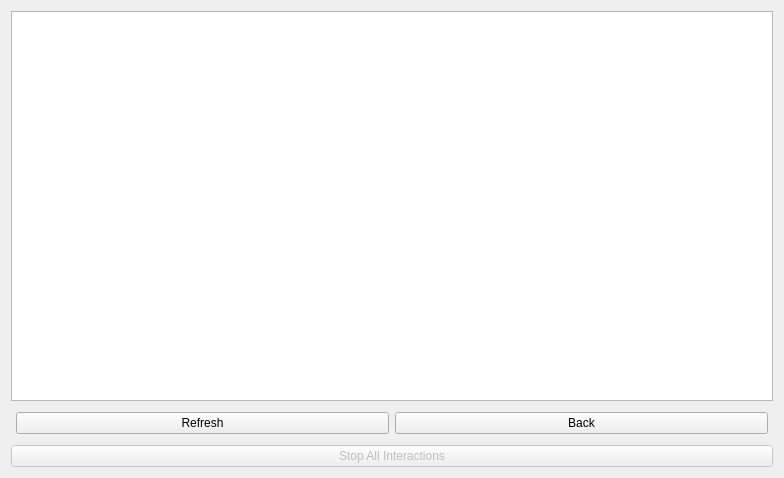
<?xml version="1.0" encoding="UTF-8"?>
<ui version="4.0">
 <class>Remocon</class>
 <widget class="QWidget" name="Remocon">
  <property name="geometry">
   <rect>
    <x>0</x>
    <y>0</y>
    <width>784</width>
    <height>478</height>
   </rect>
  </property>
  <property name="windowTitle">
   <string>Roles</string>
  </property>
  <layout class="QVBoxLayout" name="verticalLayout">
   <item>
    <widget class="QListWidget" name="role_list_widget">
     <property name="sizePolicy">
      <sizepolicy hsizetype="Preferred" vsizetype="Expanding">
       <horstretch>50</horstretch>
       <verstretch>0</verstretch>
      </sizepolicy>
     </property>
     <property name="movement">
      <enum>QListView::Static</enum>
     </property>
     <property name="viewMode">
      <enum>QListView::ListMode</enum>
     </property>
    </widget>
   </item>
   <item>
    <layout class="QHBoxLayout" name="horizontalLayout_2">
     <property name="margin">
      <number>5</number>
     </property>
     <item>
      <widget class="QPushButton" name="refresh_btn">
       <property name="toolTip">
        <string>Refresh the role list</string>
       </property>
       <property name="text">
        <string>Refresh</string>
       </property>
      </widget>
     </item>
     <item>
      <widget class="QPushButton" name="back_btn">
       <property name="toolTip">
        <string>Switch back to the master chooser.</string>
       </property>
       <property name="text">
        <string>Back</string>
       </property>
      </widget>
     </item>
    </layout>
   </item>
   <item>
    <widget class="QPushButton" name="stop_all_interactions_button">
     <property name="enabled">
      <bool>false</bool>
     </property>
     <property name="toolTip">
      <string>Stop all running interactions</string>
     </property>
     <property name="text">
      <string>Stop All Interactions</string>
     </property>
    </widget>
   </item>
  </layout>
 </widget>
 <layoutdefault spacing="6" margin="11"/>
 <resources/>
 <connections/>
</ui>
